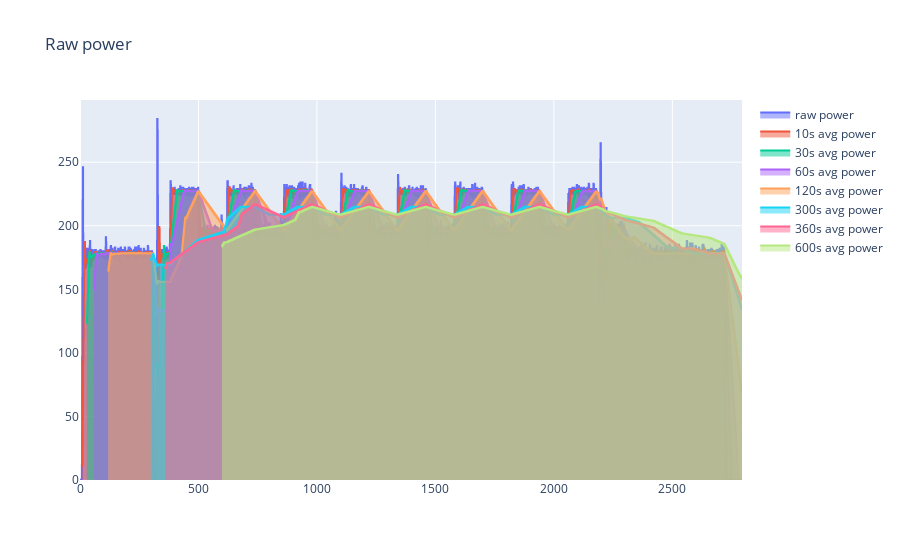

The notebook cell this image was saved under:
### Code cell
import plotly.graph_objs as go

fig = go.Figure()


fig.add_trace(go.Scatter(
    x = [i for i in activity.time],
    y = [w for w in activity.watts],
    mode = 'lines',
    fill = 'tozeroy',
    line_shape = 'hv',
    name = 'raw power'
))

for duration in [10, 30, 60, 120, 300, 360, 600]:
    activity[f'{duration}s_avg_watts'] = activity['watts'].rolling(duration).mean()
    fig.add_trace(go.Scatter(
        x = [i for i in activity.time],
        y = [w for w in activity[f'{duration}s_avg_watts']],
        mode = 'lines',
        fill = 'tozeroy',
        line_shape = 'hv',
        name = f'{duration}s avg power'
    ))

fig.update_layout(title='Raw power')

### Figure 1 — Plotly figure (JSON) as saved in the notebook; plotly's stock layout.template omitted (floating-point values rounded to 4 significant figures; data arrays with more than 128 entries replaced by an {"elided": "..."} marker saying what was removed)
{"data": [{"fill": "tozeroy", "line": {"shape": "hv"}, "mode": "lines", "name": "raw power", "x": {"elided": "2796 float values"}, "y": {"elided": "2796 float values"}, "type": "scatter"}, {"fill": "tozeroy", "line": {"shape": "hv"}, "mode": "lines", "name": "10s avg power", "x": {"elided": "2796 float values"}, "y": {"elided": "2796 float values"}, "type": "scatter"}, {"fill": "tozeroy", "line": {"shape": "hv"}, "mode": "lines", "name": "30s avg power", "x": {"elided": "2796 float values"}, "y": {"elided": "2796 float values"}, "type": "scatter"}, {"fill": "tozeroy", "line": {"shape": "hv"}, "mode": "lines", "name": "60s avg power", "x": {"elided": "2796 float values"}, "y": {"elided": "2796 float values"}, "type": "scatter"}, {"fill": "tozeroy", "line": {"shape": "hv"}, "mode": "lines", "name": "120s avg power", "x": {"elided": "2796 float values"}, "y": {"elided": "2796 float values"}, "type": "scatter"}, {"fill": "tozeroy", "line": {"shape": "hv"}, "mode": "lines", "name": "300s avg power", "x": {"elided": "2796 float values"}, "y": {"elided": "2796 float values"}, "type": "scatter"}, {"fill": "tozeroy", "line": {"shape": "hv"}, "mode": "lines", "name": "360s avg power", "x": {"elided": "2796 float values"}, "y": {"elided": "2796 float values"}, "type": "scatter"}, {"fill": "tozeroy", "line": {"shape": "hv"}, "mode": "lines", "name": "600s avg power", "x": {"elided": "2796 float values"}, "y": {"elided": "2796 float values"}, "type": "scatter"}], "layout": {"title": {"text": "Raw power"}}}
